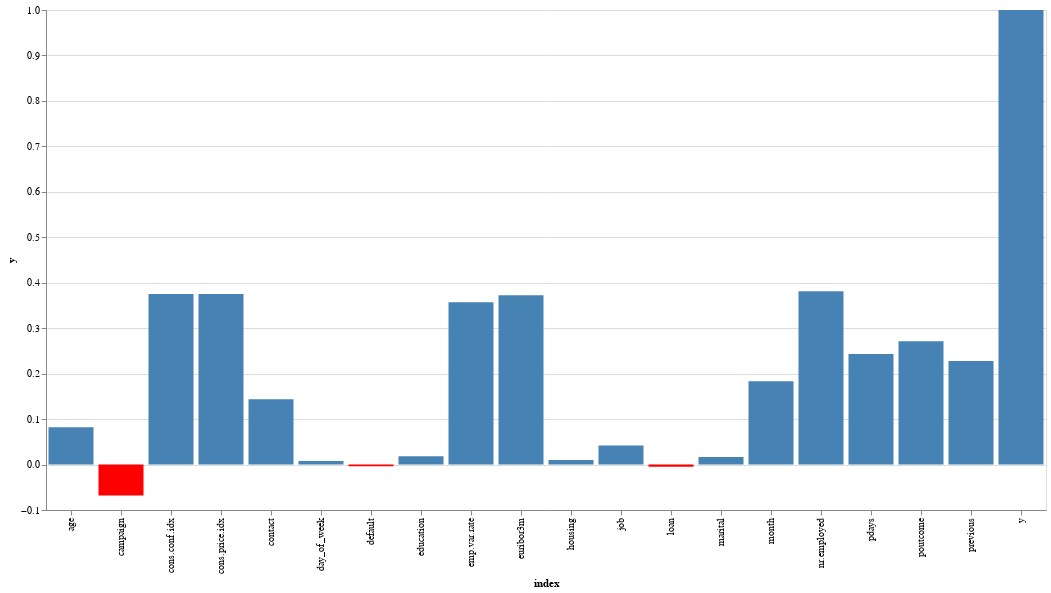

Source (notebook cell):
### Code cell
alt.Chart(corY).mark_bar().encode(
    x = 'index',
    y = 'y',
    color= alt.condition(
        alt.datum.y > 0, 
        alt.value("steelblue"),
        alt.value("red"))
).properties(
    width=1000,
    height= 500
)

### Figure 1 — Vega-Lite specification as saved in the notebook (floating-point values rounded to 4 significant figures)
{"config": {"view": {"continuousWidth": 400, "continuousHeight": 300}}, "data": {"name": "data-3342c73db568fb0539d1950461a59e9b"}, "mark": "bar", "encoding": {"color": {"condition": {"value": "steelblue", "test": "(datum.y > 0)"}, "value": "red"}, "x": {"type": "nominal", "field": "index"}, "y": {"type": "quantitative", "field": "y"}}, "height": 500, "width": 1000, "$schema": "https://vega.github.io/schema/vega-lite/v4.8.1.json", "datasets": {"data-3342c73db568fb0539d1950461a59e9b": [{"index": "age", "y": 0.08222}, {"index": "job", "y": 0.04195}, {"index": "marital", "y": 0.01683}, {"index": "education", "y": 0.01847}, {"index": "default", "y": -0.003776}, {"index": "housing", "y": 0.01007}, {"index": "loan", "y": -0.005026}, {"index": "contact", "y": 0.1439}, {"index": "month", "y": 0.1832}, {"index": "day_of_week", "y": 0.00787}, {"index": "campaign", "y": -0.06808}, {"index": "pdays", "y": 0.2431}, {"index": "previous", "y": 0.228}, {"index": "poutcome", "y": 0.271}, {"index": "emp.var.rate", "y": 0.3573}, {"index": "cons.price.idx", "y": 0.3754}, {"index": "cons.conf.idx", "y": 0.3754}, {"index": "euribor3m", "y": 0.3724}, {"index": "nr.employed", "y": 0.3815}, {"index": "y", "y": 1.0}]}}
